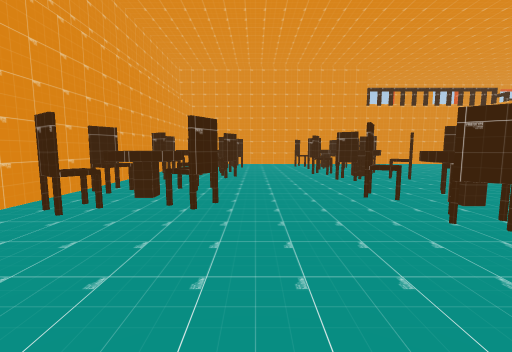
[1] (above)

24 first-person views from a walk through a scene from a Unity 3-D project. The camera is 1.3 m above the floor, tilts 6° down and sees 90° across. Doors are open. The floor is counted in squares, 2 m on a side. Each view is taken from the middle of a square. On the plan, view 1 faces up. The plan holds only what a view shows up to about 9 squares ahead; the rest is blank. The place goes on beyond the plan. The player is left out. Some animated figures are not drawn. Some surface patterns are stand-ins.

[2]
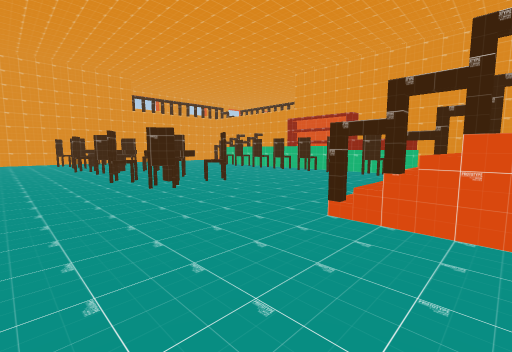

[3]
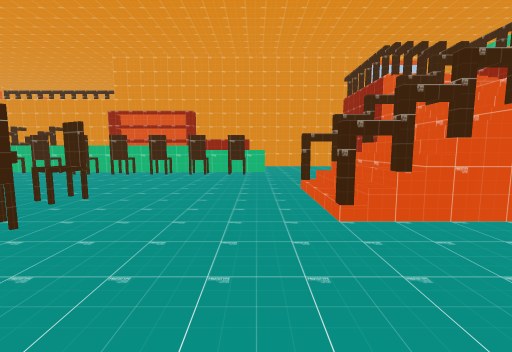

[4]
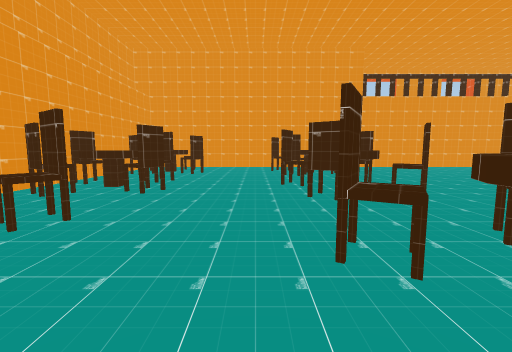

[5]
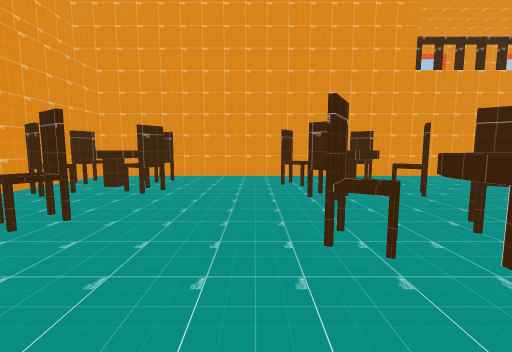

[6]
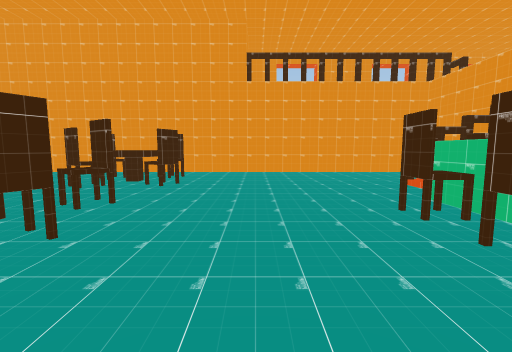

[7]
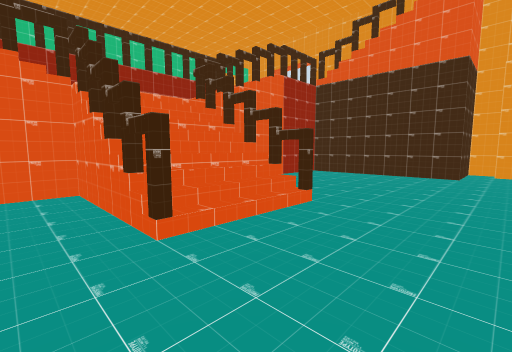

[8]
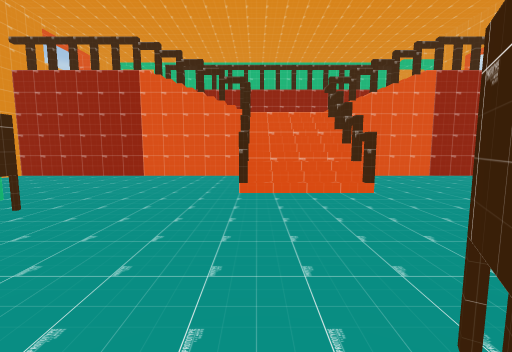

[9]
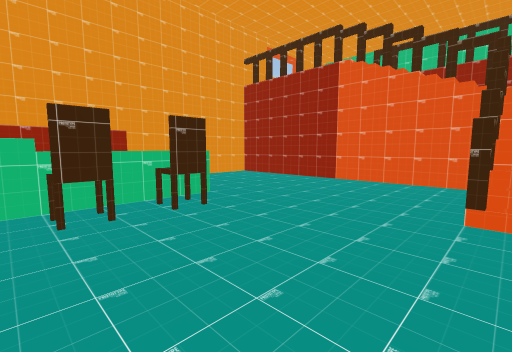

[10]
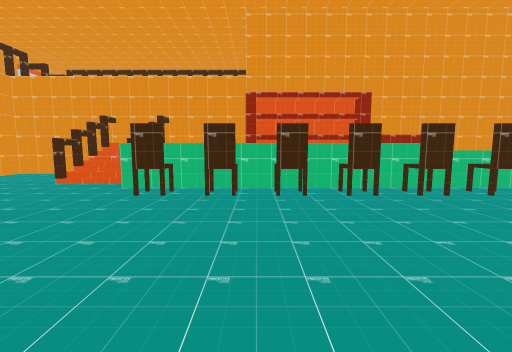

[11]
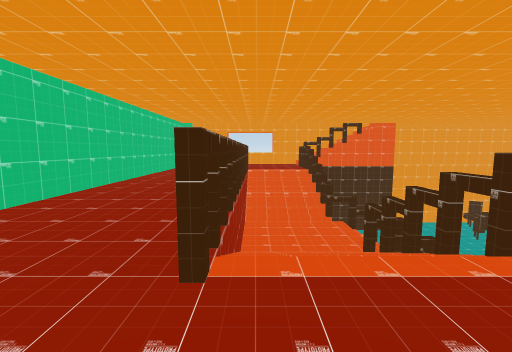

[12]
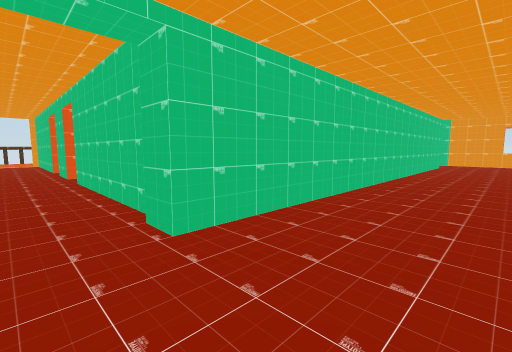

[13]
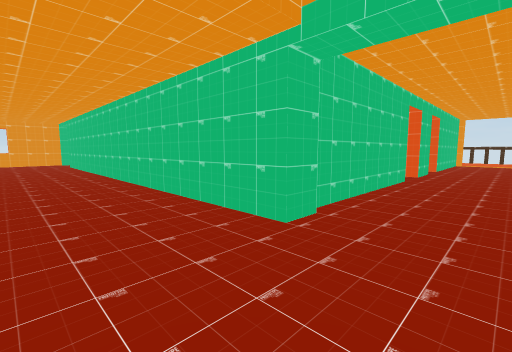

[14]
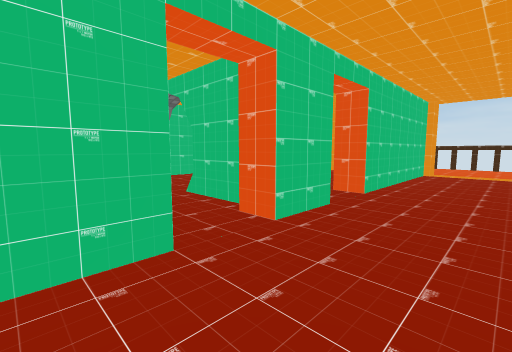

[15]
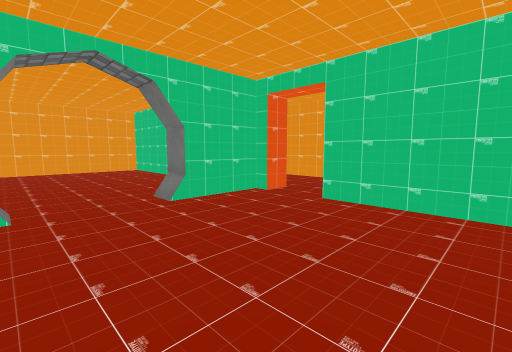

[16]
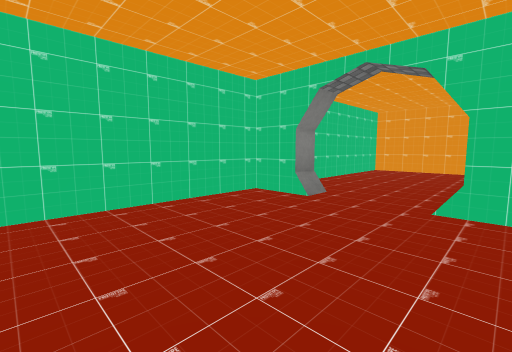

[17]
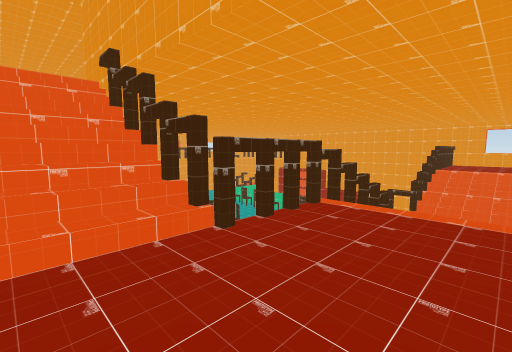

[18]
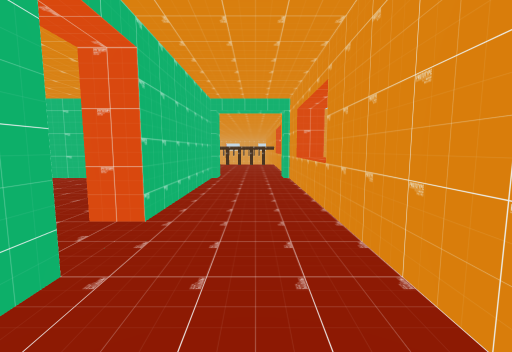

[19]
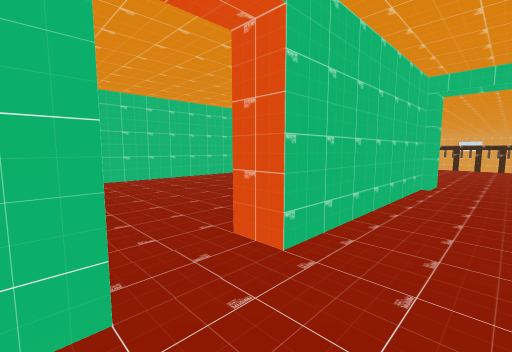

[20]
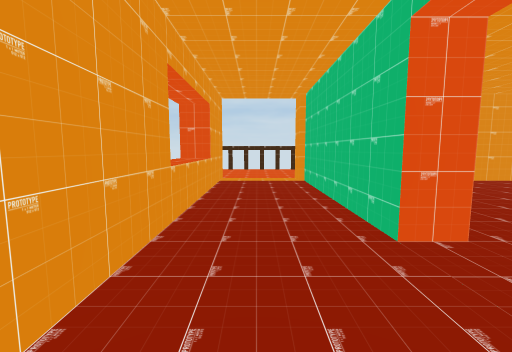

[21]
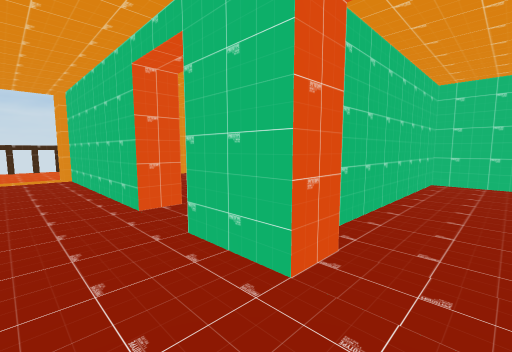

[22]
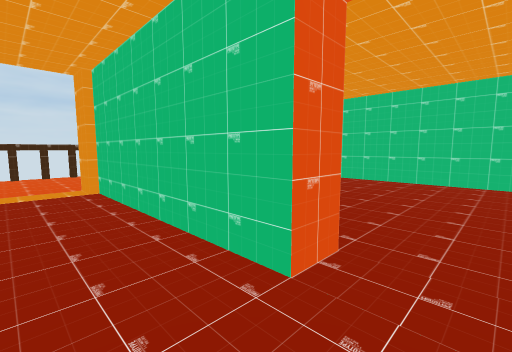

[23]
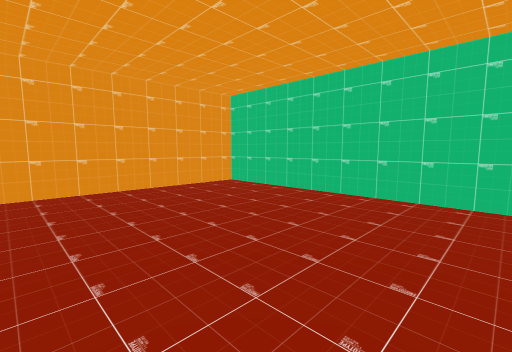

[24]
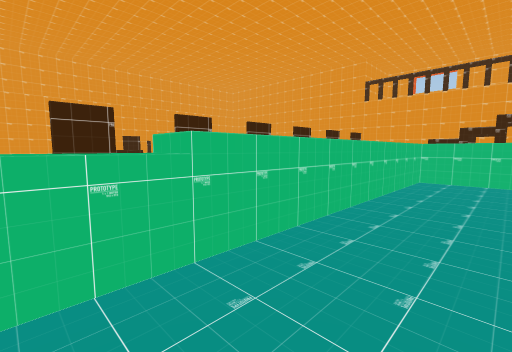

### Floor plan
Key: @ floor where view 1 was taken; # wall or solid block; . main floor; : floor 3 m higher than the main floor; + floor 3.25 m higher than the main floor; * floor 3.75 m higher than the main floor; % floor 4 m higher than the main floor; & floor 5 m higher than the main floor; / step, stairs or slope; D open door; = window, fence, low wall or low ledge; ^ raised ledge; C chair; F fence; O other object.
Columns run from 3 left of view 1 to 12 right of it. Each row starts with its distance up from view 1.
 12  #############
 11 ##...........###
 10 #CC..CC......###
  9 #CC..CC....OO  #
  8 #..........//# O
  7 #CC..CC...COO  O
  6 #CC..CC...C#.  O
  5 #.........C#.#
  4 #CC...C...C#.#
  3 #CC..CO...C#.#
  2 #....CC...C#.#
  1 #.........C=.#
  0 ##.@.......# #
 -1 #O...O/O.....#
 -2 #O..../O.....#
 -3 #O..../O.....#
 -4 #&&///:://&&&#
 -5 &&&O%+::*OF&&^
 -6 &&&&&&&&&&&&&#
 -7 #&&&&&&&&&&&&#
 -8  &##########&#
 -9  &#   #&&&&#&#
-10 &&#&&&#&&&&#&^
-11 &&#&&&#&&&&#&#
-12  &&&&&#&&&&&&#
-13 #&##&&#####&&#
-14 #&&&&&#&&&&&&#
-15  &#&&&#&&&&#&#
-16 &&#&&&#&&&&#&^
-17 &&#&&&#&&&&#&#
-18 DD##########D#
-19 DD         DD&
-20 &&         &&/
-21            ..

Positions as (right, up) in squares from view 1, and headings:
1: (0, 0), facing up
2: (0, -2), facing up-right
3: (0, 0), facing right
4: (1, 2), facing up
5: (1, 5), facing up
6: (5, 4), facing up
7: (5, 1), facing down-left
8: (4, 3), facing down
9: (4, 2), facing down-right
10: (3, 5), facing right
11: (8, -5), facing left
12: (9, -6), facing down-left
13: (-3, -6), facing down-right
14: (-3, -11), facing down-right
15: (2, -10), facing down-left
16: (0, -10), facing down-right
17: (-3, -5), facing up-right
18: (9, -14), facing up
19: (9, -13), facing up-left
20: (9, -13), facing down
21: (9, -12), facing down-left
22: (9, -14), facing down-left
23: (7, -14), facing down-left
24: (9, 1), facing up-left
